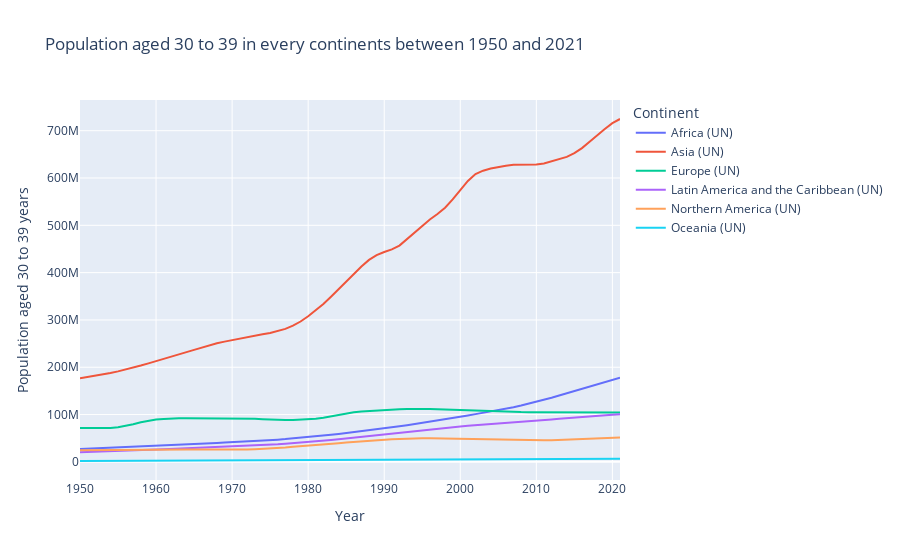

The notebook cell saved with this chart:
### Markdown cell above
## 2.7: Population aged 30 to 39 years

### Code cell
# Filter the DataFrame to select data related to Africa
africa_data = filtered_pop[filtered_pop['Continents and World'] == 'Africa (UN)']

# Filter the DataFrame to select data related to other continents
other_continents_data = filtered_pop[~filtered_pop['Continents and World'].isin(['Africa (UN)', 'World'])]

# Columns to include in the plot
columns_to_plot = ['Population aged 30 to 39 years']

# Concatenate Africa data with data from other continents
combined_data = pd.concat([africa_data, other_continents_data])

# Create an interactive line plot with multiple curves using Plotly Express
fig = px.line(combined_data, x='Year', y='Population aged 30 to 39 years', color='Continents and World', 
              title='Population aged 30 to 39 in every continents between 1950 and 2021', 
              labels={'value': 'Population', 'Year': 'Year', 'Continents and World': 'Continent'})

# Show the interactive line plot
fig.show()
